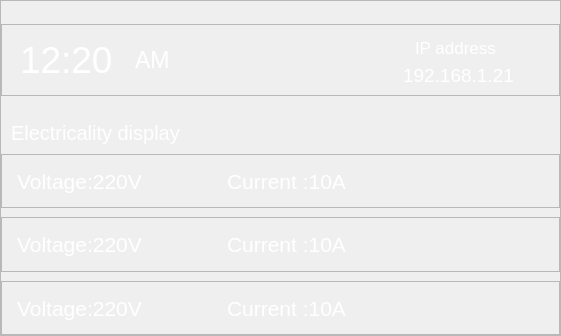
        <widget class="QFrame" name="frame_23">
         <property name="sizePolicy">
          <sizepolicy hsizetype="Expanding" vsizetype="Expanding">
           <horstretch>11</horstretch>
           <verstretch>8</verstretch>
          </sizepolicy>
         </property>
         <property name="minimumSize">
          <size>
           <width>555</width>
           <height>321</height>
          </size>
         </property>
         <property name="frameShape">
          <enum>QFrame::StyledPanel</enum>
         </property>
         <property name="frameShadow">
          <enum>QFrame::Raised</enum>
         </property>
         <layout class="QVBoxLayout" name="verticalLayout_14">
          <property name="leftMargin">
           <number>0</number>
          </property>
          <property name="topMargin">
           <number>23</number>
          </property>
          <property name="rightMargin">
           <number>0</number>
          </property>
          <property name="bottomMargin">
           <number>0</number>
          </property>
          <item>
           <widget class="QFrame" name="left_1">
            <property name="sizePolicy">
             <sizepolicy hsizetype="Expanding" vsizetype="Expanding">
              <horstretch>11</horstretch>
              <verstretch>5</verstretch>
             </sizepolicy>
            </property>
            <property name="minimumSize">
             <size>
              <width>546</width>
              <height>70</height>
             </size>
            </property>
            <property name="styleSheet">
             <string notr="true">#left_1{

	
	
	
	border-image: url(:/images/phptps/frame 1-01.svg);

}</string>
            </property>
            <property name="frameShape">
             <enum>QFrame::StyledPanel</enum>
            </property>
            <property name="frameShadow">
             <enum>QFrame::Raised</enum>
            </property>
            <layout class="QHBoxLayout" name="horizontalLayout_15">
             <property name="topMargin">
              <number>2</number>
             </property>
             <property name="bottomMargin">
              <number>2</number>
             </property>
             <item>
              <widget class="QFrame" name="frame_25">
               <property name="sizePolicy">
                <sizepolicy hsizetype="Expanding" vsizetype="Expanding">
                 <horstretch>11</horstretch>
                 <verstretch>11</verstretch>
                </sizepolicy>
               </property>
               <property name="styleSheet">
                <string notr="true">	background-color: transparent;
	border:none;</string>
               </property>
               <property name="frameShape">
                <enum>QFrame::StyledPanel</enum>
               </property>
               <property name="frameShadow">
                <enum>QFrame::Raised</enum>
               </property>
               <layout class="QHBoxLayout" name="horizontalLayout_16">
                <property name="rightMargin">
                 <number>10</number>
                </property>
                <item>
                 <widget class="QLabel" name="label_7">
                  <property name="sizePolicy">
                   <sizepolicy hsizetype="Preferred" vsizetype="Preferred">
                    <horstretch>0</horstretch>
                    <verstretch>0</verstretch>
                   </sizepolicy>
                  </property>
                  <property name="minimumSize">
                   <size>
                    <width>109</width>
                    <height>34</height>
                   </size>
                  </property>
                  <property name="font">
                   <font>
                    <pointsize>28</pointsize>
                   </font>
                  </property>
                  <property name="styleSheet">
                   <string notr="true">color: rgb(255, 255, 255);
border:none</string>
                  </property>
                  <property name="text">
                   <string>12:20</string>
                  </property>
                 </widget>
                </item>
                <item>
                 <widget class="QLabel" name="label_8">
                  <property name="minimumSize">
                   <size>
                    <width>38</width>
                    <height>43</height>
                   </size>
                  </property>
                  <property name="font">
                   <font>
                    <pointsize>17</pointsize>
                   </font>
                  </property>
                  <property name="styleSheet">
                   <string notr="true">color: rgb(255, 255, 255);
</string>
                  </property>
                  <property name="text">
                   <string>AM</string>
                  </property>
                 </widget>
                </item>
               </layout>
              </widget>
             </item>
             <item>
              <widget class="QFrame" name="frame_26">
               <property name="sizePolicy">
                <sizepolicy hsizetype="Expanding" vsizetype="Expanding">
                 <horstretch>11</horstretch>
                 <verstretch>11</verstretch>
                </sizepolicy>
               </property>
               <property name="styleSheet">
                <string notr="true">	background-color: transparent;
	border:none;</string>
               </property>
               <property name="frameShape">
                <enum>QFrame::StyledPanel</enum>
               </property>
               <property name="frameShadow">
                <enum>QFrame::Raised</enum>
               </property>
               <layout class="QVBoxLayout" name="verticalLayout_15">
                <property name="leftMargin">
                 <number>7</number>
                </property>
                <property name="topMargin">
                 <number>7</number>
                </property>
                <property name="rightMargin">
                 <number>7</number>
                </property>
                <property name="bottomMargin">
                 <number>7</number>
                </property>
                <item>
                 <widget class="QLabel" name="label_9">
                  <property name="sizePolicy">
                   <sizepolicy hsizetype="Expanding" vsizetype="Expanding">
                    <horstretch>11</horstretch>
                    <verstretch>11</verstretch>
                   </sizepolicy>
                  </property>
                  <property name="minimumSize">
                   <size>
                    <width>157</width>
                    <height>49</height>
                   </size>
                  </property>
                  <property name="styleSheet">
                   <string notr="true">image: url(:/images/phptps/Icon Conect-01-01.svg);</string>
                  </property>
                  <property name="text">
                   <string/>
                  </property>
                 </widget>
                </item>
               </layout>
              </widget>
             </item>
             <item>
              <widget class="QFrame" name="frame_27">
               <property name="sizePolicy">
                <sizepolicy hsizetype="Expanding" vsizetype="Expanding">
                 <horstretch>11</horstretch>
                 <verstretch>11</verstretch>
                </sizepolicy>
               </property>
               <property name="minimumSize">
                <size>
                 <width>171</width>
                 <height>57</height>
                </size>
               </property>
               <property name="styleSheet">
                <string notr="true">	background-color: transparent;
	border:none;</string>
               </property>
               <property name="frameShape">
                <enum>QFrame::StyledPanel</enum>
               </property>
               <property name="frameShadow">
                <enum>QFrame::Raised</enum>
               </property>
               <layout class="QVBoxLayout" name="verticalLayout_16">
                <item alignment="Qt::AlignHCenter">
                 <widget class="QLabel" name="label_10">
                  <property name="sizePolicy">
                   <sizepolicy hsizetype="Expanding" vsizetype="Expanding">
                    <horstretch>1</horstretch>
                    <verstretch>1</verstretch>
                   </sizepolicy>
                  </property>
                  <property name="minimumSize">
                   <size>
                    <width>94</width>
                    <height>23</height>
                   </size>
                  </property>
                  <property name="font">
                   <font>
                    <pointsize>13</pointsize>
                   </font>
                  </property>
                  <property name="styleSheet">
                   <string notr="true">color: rgb(255, 255, 255);</string>
                  </property>
                  <property name="text">
                   <string>IP address</string>
                  </property>
                 </widget>
                </item>
                <item alignment="Qt::AlignHCenter">
                 <widget class="QLabel" name="label_11">
                  <property name="sizePolicy">
                   <sizepolicy hsizetype="Expanding" vsizetype="Expanding">
                    <horstretch>1</horstretch>
                    <verstretch>1</verstretch>
                   </sizepolicy>
                  </property>
                  <property name="minimumSize">
                   <size>
                    <width>117</width>
                    <height>24</height>
                   </size>
                  </property>
                  <property name="font">
                   <font>
                    <pointsize>14</pointsize>
                   </font>
                  </property>
                  <property name="styleSheet">
                   <string notr="true">color: rgb(255, 255, 255);</string>
                  </property>
                  <property name="text">
                   <string>192.168.1.21</string>
                  </property>
                 </widget>
                </item>
               </layout>
              </widget>
             </item>
            </layout>
           </widget>
          </item>
          <item alignment="Qt::AlignBottom">
           <widget class="QLabel" name="label_12">
            <property name="sizePolicy">
             <sizepolicy hsizetype="Expanding" vsizetype="Expanding">
              <horstretch>11</horstretch>
              <verstretch>3</verstretch>
             </sizepolicy>
            </property>
            <property name="font">
             <font>
              <pointsize>15</pointsize>
              <kerning>true</kerning>
             </font>
            </property>
            <property name="styleSheet">
             <string notr="true">color: rgb(255, 255, 255);
margin-left:5</string>
            </property>
            <property name="text">
             <string>Electricality display</string>
            </property>
            <property name="textFormat">
             <enum>Qt::AutoText</enum>
            </property>
            <property name="scaledContents">
             <bool>false</bool>
            </property>
            <property name="wordWrap">
             <bool>false</bool>
            </property>
            <property name="margin">
             <number>0</number>
            </property>
            <property name="openExternalLinks">
             <bool>false</bool>
            </property>
           </widget>
          </item>
          <item>
           <widget class="QFrame" name="left_3">
            <property name="sizePolicy">
             <sizepolicy hsizetype="Expanding" vsizetype="Expanding">
              <horstretch>11</horstretch>
              <verstretch>4</verstretch>
             </sizepolicy>
            </property>
            <property name="minimumSize">
             <size>
              <width>553</width>
              <height>55</height>
             </size>
            </property>
            <property name="styleSheet">
             <string notr="true">#left_3{
	border-image: url(:/images/phptps/frame 1-01.svg);

	margin-top:3%
	
}
</string>
            </property>
            <property name="frameShape">
             <enum>QFrame::StyledPanel</enum>
            </property>
            <property name="frameShadow">
             <enum>QFrame::Raised</enum>
            </property>
            <layout class="QHBoxLayout" name="horizontalLayout_17">
             <property name="leftMargin">
              <number>15</number>
             </property>
             <property name="topMargin">
              <number>3</number>
             </property>
             <property name="rightMargin">
              <number>15</number>
             </property>
             <property name="bottomMargin">
              <number>3</number>
             </property>
             <item>
              <widget class="QLabel" name="voltage_1">
               <property name="sizePolicy">
                <sizepolicy hsizetype="Fixed" vsizetype="Fixed">
                 <horstretch>2</horstretch>
                 <verstretch>2</verstretch>
                </sizepolicy>
               </property>
               <property name="minimumSize">
                <size>
                 <width>145</width>
                 <height>42</height>
                </size>
               </property>
               <property name="font">
                <font>
                 <pointsize>16</pointsize>
                </font>
               </property>
               <property name="styleSheet">
                <string notr="true">color: rgb(255, 255, 255);
	background-color: transparent;
	border:none;</string>
               </property>
               <property name="text">
                <string>Voltage:220V</string>
               </property>
              </widget>
             </item>
             <item>
              <widget class="QLabel" name="label_14">
               <property name="minimumSize">
                <size>
                 <width>53</width>
                 <height>51</height>
                </size>
               </property>
               <property name="styleSheet">
                <string notr="true">#label_14{

		background-color: transparent;
	border:none;
	image: url(:/images/phptps/display-voltage-05.svg);

}</string>
               </property>
               <property name="text">
                <string/>
               </property>
              </widget>
             </item>
             <item>
              <widget class="QLabel" name="amper_1">
               <property name="sizePolicy">
                <sizepolicy hsizetype="Fixed" vsizetype="Fixed">
                 <horstretch>2</horstretch>
                 <verstretch>2</verstretch>
                </sizepolicy>
               </property>
               <property name="minimumSize">
                <size>
                 <width>145</width>
                 <height>42</height>
                </size>
               </property>
               <property name="font">
                <font>
                 <pointsize>16</pointsize>
                </font>
               </property>
               <property name="styleSheet">
                <string notr="true">color: rgb(255, 255, 255);
	background-color: transparent;
	border:none;</string>
               </property>
               <property name="text">
                <string>Current :10A</string>
               </property>
              </widget>
             </item>
             <item>
              <widget class="QLabel" name="label_16">
               <property name="minimumSize">
                <size>
                 <width>52</width>
                 <height>51</height>
                </size>
               </property>
               <property name="styleSheet">
                <string notr="true">#label_16{

		background-color: transparent;
	border:none;
	image: url(:/images/phptps/display-voltage-04.svg);
}</string>
               </property>
               <property name="text">
                <string/>
               </property>
              </widget>
             </item>
             <item>
              <widget class="QLabel" name="label_17">
               <property name="minimumSize">
                <size>
                 <width>48</width>
                 <height>51</height>
                </size>
               </property>
               <property name="styleSheet">
                <string notr="true">#label_17{
		background-color: transparent;
	border:none;
	image: url(:/images/phptps/display-voltage-06.svg);
}</string>
               </property>
               <property name="text">
                <string/>
               </property>
              </widget>
             </item>
             <item>
              <widget class="QLabel" name="label_18">
               <property name="minimumSize">
                <size>
                 <width>54</width>
                 <height>42</height>
                </size>
               </property>
               <property name="styleSheet">
                <string notr="true">#label_18{

		background-color: transparent;
	border:none;
	image: url(:/images/phptps/display-voltage-03.svg);
}</string>
               </property>
               <property name="text">
                <string/>
               </property>
              </widget>
             </item>
            </layout>
           </widget>
          </item>
          <item>
           <widget class="QFrame" name="left_4">
            <property name="sizePolicy">
             <sizepolicy hsizetype="Expanding" vsizetype="Expanding">
              <horstretch>11</horstretch>
              <verstretch>4</verstretch>
             </sizepolicy>
            </property>
            <property name="minimumSize">
             <size>
              <width>553</width>
              <height>55</height>
             </size>
            </property>
            <property name="styleSheet">
             <string notr="true">#left_4{
	border-image: url(:/images/phptps/frame 1-01.svg);

	
	margin-top:3%
}</string>
            </property>
            <property name="frameShape">
             <enum>QFrame::StyledPanel</enum>
            </property>
            <property name="frameShadow">
             <enum>QFrame::Raised</enum>
            </property>
            <layout class="QHBoxLayout" name="horizontalLayout_18">
             <property name="leftMargin">
              <number>15</number>
             </property>
             <property name="topMargin">
              <number>3</number>
             </property>
             <property name="rightMargin">
              <number>15</number>
             </property>
             <property name="bottomMargin">
              <number>3</number>
             </property>
             <item>
              <widget class="QLabel" name="voltage_2">
               <property name="sizePolicy">
                <sizepolicy hsizetype="Fixed" vsizetype="Fixed">
                 <horstretch>2</horstretch>
                 <verstretch>2</verstretch>
                </sizepolicy>
               </property>
               <property name="minimumSize">
                <size>
                 <width>145</width>
                 <height>42</height>
                </size>
               </property>
               <property name="font">
                <font>
                 <pointsize>16</pointsize>
                </font>
               </property>
               <property name="styleSheet">
                <string notr="true">color: rgb(255, 255, 255);
	background-color: transparent;
	border:none;</string>
               </property>
               <property name="text">
                <string>Voltage:220V</string>
               </property>
              </widget>
             </item>
             <item>
              <widget class="QLabel" name="label_23">
               <property name="minimumSize">
                <size>
                 <width>53</width>
                 <height>51</height>
                </size>
               </property>
               <property name="styleSheet">
                <string notr="true">#label_23{

		background-color: transparent;
	border:none;
	image: url(:/images/phptps/display-voltage-05.svg);

}</string>
               </property>
               <property name="text">
                <string/>
               </property>
              </widget>
             </item>
             <item>
              <widget class="QLabel" name="amper_2">
               <property name="sizePolicy">
                <sizepolicy hsizetype="Fixed" vsizetype="Fixed">
                 <horstretch>2</horstretch>
                 <verstretch>2</verstretch>
                </sizepolicy>
               </property>
               <property name="minimumSize">
                <size>
                 <width>145</width>
                 <height>42</height>
                </size>
               </property>
               <property name="font">
                <font>
                 <pointsize>16</pointsize>
                </font>
               </property>
               <property name="styleSheet">
                <string notr="true">color: rgb(255, 255, 255);
	background-color: transparent;
	border:none;</string>
               </property>
               <property name="text">
                <string>Current :10A</string>
               </property>
              </widget>
             </item>
             <item>
              <widget class="QLabel" name="label_22">
               <property name="minimumSize">
                <size>
                 <width>52</width>
                 <height>51</height>
                </size>
               </property>
               <property name="styleSheet">
                <string notr="true">#label_22{

		background-color: transparent;
	border:none;
	image: url(:/images/phptps/display-voltage-04.svg);
}</string>
               </property>
               <property name="text">
                <string/>
               </property>
              </widget>
             </item>
             <item>
              <widget class="QLabel" name="label_19">
               <property name="minimumSize">
                <size>
                 <width>48</width>
                 <height>51</height>
                </size>
               </property>
               <property name="styleSheet">
                <string notr="true">#label_19{
		background-color: transparent;
	border:none;
	image: url(:/images/phptps/display-voltage-06.svg);
}</string>
               </property>
               <property name="text">
                <string/>
               </property>
              </widget>
             </item>
             <item>
              <widget class="QLabel" name="label_24">
               <property name="minimumSize">
                <size>
                 <width>54</width>
                 <height>42</height>
                </size>
               </property>
               <property name="styleSheet">
                <string notr="true">#label_24{

		background-color: transparent;
	border:none;
	image: url(:/images/phptps/display-voltage-03.svg);
}</string>
               </property>
               <property name="text">
                <string/>
               </property>
              </widget>
             </item>
            </layout>
           </widget>
          </item>
          <item>
           <widget class="QFrame" name="left_5">
            <property name="sizePolicy">
             <sizepolicy hsizetype="Expanding" vsizetype="Expanding">
              <horstretch>11</horstretch>
              <verstretch>4</verstretch>
             </sizepolicy>
            </property>
            <property name="minimumSize">
             <size>
              <width>553</width>
              <height>55</height>
             </size>
            </property>
            <property name="styleSheet">
             <string notr="true">#left_5{
	border-image: url(:/images/phptps/frame 1-01.svg);

	margin-top:3%
	
}</string>
            </property>
            <property name="frameShape">
             <enum>QFrame::StyledPanel</enum>
            </property>
            <property name="frameShadow">
             <enum>QFrame::Raised</enum>
            </property>
            <layout class="QHBoxLayout" name="horizontalLayout_19">
             <property name="leftMargin">
              <number>15</number>
             </property>
             <property name="topMargin">
              <number>3</number>
             </property>
             <property name="rightMargin">
              <number>15</number>
             </property>
             <property name="bottomMargin">
              <number>3</number>
             </property>
             <item>
              <widget class="QLabel" name="voltage_3">
               <property name="sizePolicy">
                <sizepolicy hsizetype="Fixed" vsizetype="Fixed">
                 <horstretch>2</horstretch>
                 <verstretch>2</verstretch>
                </sizepolicy>
               </property>
               <property name="minimumSize">
                <size>
                 <width>145</width>
                 <height>42</height>
                </size>
               </property>
               <property name="font">
                <font>
                 <pointsize>16</pointsize>
                </font>
               </property>
               <property name="styleSheet">
                <string notr="true">color: rgb(255, 255, 255);
	background-color: transparent;
	border:none;</string>
               </property>
               <property name="text">
                <string>Voltage:220V</string>
               </property>
              </widget>
             </item>
             <item>
              <widget class="QLabel" name="label_25">
               <property name="minimumSize">
                <size>
                 <width>53</width>
                 <height>51</height>
                </size>
               </property>
               <property name="styleSheet">
                <string notr="true">#label_25{

		background-color: transparent;
	border:none;
	image: url(:/images/phptps/display-voltage-05.svg);

}</string>
               </property>
               <property name="text">
                <string/>
               </property>
              </widget>
             </item>
             <item>
              <widget class="QLabel" name="voltage_4">
               <property name="sizePolicy">
                <sizepolicy hsizetype="Fixed" vsizetype="Fixed">
                 <horstretch>2</horstretch>
                 <verstretch>2</verstretch>
                </sizepolicy>
               </property>
               <property name="minimumSize">
                <size>
                 <width>145</width>
                 <height>42</height>
                </size>
               </property>
               <property name="font">
                <font>
                 <pointsize>16</pointsize>
                </font>
               </property>
               <property name="styleSheet">
                <string notr="true">color: rgb(255, 255, 255);
	background-color: transparent;
	border:none;</string>
               </property>
               <property name="text">
                <string>Current :10A</string>
               </property>
              </widget>
             </item>
             <item>
              <widget class="QLabel" name="label_29">
               <property name="minimumSize">
                <size>
                 <width>52</width>
                 <height>51</height>
                </size>
               </property>
               <property name="styleSheet">
                <string notr="true">#label_29{

		background-color: transparent;
	border:none;
	image: url(:/images/phptps/display-voltage-04.svg);
}</string>
               </property>
               <property name="text">
                <string/>
               </property>
              </widget>
             </item>
             <item>
              <widget class="QLabel" name="label_28">
               <property name="minimumSize">
                <size>
                 <width>48</width>
                 <height>51</height>
                </size>
               </property>
               <property name="styleSheet">
                <string notr="true">#label_28{
		background-color: transparent;
	border:none;
	image: url(:/images/phptps/display-voltage-06.svg);
}</string>
               </property>
               <property name="text">
                <string/>
               </property>
              </widget>
             </item>
             <item>
              <widget class="QLabel" name="label_26">
               <property name="minimumSize">
                <size>
                 <width>54</width>
                 <height>42</height>
                </size>
               </property>
               <property name="styleSheet">
                <string notr="true">#label_26{

		background-color: transparent;
	border:none;
	image: url(:/images/phptps/display-voltage-03.svg);
}</string>
               </property>
               <property name="text">
                <string/>
               </property>
              </widget>
             </item>
            </layout>
           </widget>
          </item>
         </layout>
        </widget>
